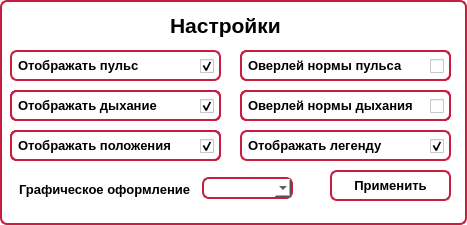
<?xml version="1.0" encoding="UTF-8"?>
<ui version="4.0">
 <class>Settings</class>
 <widget class="QWidget" name="Settings">
  <property name="geometry">
   <rect>
    <x>0</x>
    <y>0</y>
    <width>467</width>
    <height>225</height>
   </rect>
  </property>
  <property name="font">
   <font>
    <pointsize>14</pointsize>
    <weight>75</weight>
    <bold>true</bold>
   </font>
  </property>
  <property name="windowTitle">
   <string>Form</string>
  </property>
  <property name="styleSheet">
   <string notr="true">background-color: rgb(255, 255, 255);
color: rgb(0, 0, 0);
                          border-style: inset;
                          border-style: outset;
                          border-width: 1px;
                           border: 2px solid #c61e40;
                          border-radius: 7px;
                         
                
</string>
  </property>
  <widget class="QLabel" name="label">
   <property name="geometry">
    <rect>
     <x>170</x>
     <y>10</y>
     <width>151</width>
     <height>31</height>
    </rect>
   </property>
   <property name="font">
    <font>
     <pointsize>16</pointsize>
     <weight>75</weight>
     <bold>true</bold>
    </font>
   </property>
   <property name="styleSheet">
    <string notr="true"> border-width: 0px;</string>
   </property>
   <property name="text">
    <string>Настройки</string>
   </property>
  </widget>
  <widget class="QGroupBox" name="groupBox">
   <property name="geometry">
    <rect>
     <x>10</x>
     <y>50</y>
     <width>211</width>
     <height>31</height>
    </rect>
   </property>
   <property name="title">
    <string/>
   </property>
   <widget class="QCheckBox" name="pulseBox">
    <property name="geometry">
     <rect>
      <x>190</x>
      <y>7</y>
      <width>16</width>
      <height>19</height>
     </rect>
    </property>
    <property name="styleSheet">
     <string notr="true"> border-width: 0px;</string>
    </property>
    <property name="text">
     <string/>
    </property>
    <property name="checked">
     <bool>true</bool>
    </property>
    <property name="tristate">
     <bool>true</bool>
    </property>
   </widget>
   <widget class="QLabel" name="label_2">
    <property name="geometry">
     <rect>
      <x>8</x>
      <y>5</y>
      <width>171</width>
      <height>20</height>
     </rect>
    </property>
    <property name="font">
     <font>
      <pointsize>10</pointsize>
      <weight>75</weight>
      <bold>true</bold>
     </font>
    </property>
    <property name="styleSheet">
     <string notr="true">  border-width: 0px;</string>
    </property>
    <property name="text">
     <string>Отображать пульс</string>
    </property>
   </widget>
  </widget>
  <widget class="QGroupBox" name="groupBox_5">
   <property name="geometry">
    <rect>
     <x>240</x>
     <y>50</y>
     <width>211</width>
     <height>31</height>
    </rect>
   </property>
   <property name="title">
    <string/>
   </property>
   <widget class="QCheckBox" name="checkBox_6">
    <property name="geometry">
     <rect>
      <x>190</x>
      <y>7</y>
      <width>16</width>
      <height>19</height>
     </rect>
    </property>
    <property name="styleSheet">
     <string notr="true"> border-width: 0px;</string>
    </property>
    <property name="text">
     <string/>
    </property>
   </widget>
   <widget class="QLabel" name="label_6">
    <property name="geometry">
     <rect>
      <x>8</x>
      <y>5</y>
      <width>171</width>
      <height>20</height>
     </rect>
    </property>
    <property name="font">
     <font>
      <pointsize>10</pointsize>
      <weight>75</weight>
      <bold>true</bold>
     </font>
    </property>
    <property name="styleSheet">
     <string notr="true">  border-width: 0px;</string>
    </property>
    <property name="text">
     <string>Оверлей нормы дыхания</string>
    </property>
   </widget>
   <widget class="QGroupBox" name="groupBox_6">
    <property name="geometry">
     <rect>
      <x>0</x>
      <y>0</y>
      <width>211</width>
      <height>31</height>
     </rect>
    </property>
    <property name="title">
     <string/>
    </property>
    <widget class="QCheckBox" name="pulseNorm">
     <property name="geometry">
      <rect>
       <x>190</x>
       <y>7</y>
       <width>16</width>
       <height>19</height>
      </rect>
     </property>
     <property name="styleSheet">
      <string notr="true"> border-width: 0px;</string>
     </property>
     <property name="text">
      <string/>
     </property>
    </widget>
    <widget class="QLabel" name="label_7">
     <property name="geometry">
      <rect>
       <x>8</x>
       <y>5</y>
       <width>171</width>
       <height>20</height>
      </rect>
     </property>
     <property name="font">
      <font>
       <pointsize>10</pointsize>
       <weight>75</weight>
       <bold>true</bold>
      </font>
     </property>
     <property name="styleSheet">
      <string notr="true">  border-width: 0px;</string>
     </property>
     <property name="text">
      <string>Оверлей нормы пульса</string>
     </property>
    </widget>
   </widget>
  </widget>
  <widget class="QGroupBox" name="groupBox_7">
   <property name="geometry">
    <rect>
     <x>240</x>
     <y>90</y>
     <width>211</width>
     <height>31</height>
    </rect>
   </property>
   <property name="title">
    <string/>
   </property>
   <widget class="QCheckBox" name="checkBox_8">
    <property name="geometry">
     <rect>
      <x>190</x>
      <y>7</y>
      <width>16</width>
      <height>19</height>
     </rect>
    </property>
    <property name="styleSheet">
     <string notr="true"> border-width: 0px;</string>
    </property>
    <property name="text">
     <string/>
    </property>
   </widget>
   <widget class="QLabel" name="label_8">
    <property name="geometry">
     <rect>
      <x>8</x>
      <y>5</y>
      <width>171</width>
      <height>20</height>
     </rect>
    </property>
    <property name="font">
     <font>
      <pointsize>10</pointsize>
      <weight>75</weight>
      <bold>true</bold>
     </font>
    </property>
    <property name="styleSheet">
     <string notr="true">  border-width: 0px;</string>
    </property>
    <property name="text">
     <string>Оверлей нормы дыхания</string>
    </property>
   </widget>
   <widget class="QGroupBox" name="groupBox_8">
    <property name="geometry">
     <rect>
      <x>0</x>
      <y>0</y>
      <width>211</width>
      <height>31</height>
     </rect>
    </property>
    <property name="title">
     <string/>
    </property>
    <widget class="QCheckBox" name="checkBox_9">
     <property name="geometry">
      <rect>
       <x>190</x>
       <y>7</y>
       <width>16</width>
       <height>19</height>
      </rect>
     </property>
     <property name="styleSheet">
      <string notr="true"> border-width: 0px;</string>
     </property>
     <property name="text">
      <string/>
     </property>
    </widget>
    <widget class="QLabel" name="label_9">
     <property name="geometry">
      <rect>
       <x>8</x>
       <y>5</y>
       <width>171</width>
       <height>20</height>
      </rect>
     </property>
     <property name="font">
      <font>
       <pointsize>10</pointsize>
       <weight>75</weight>
       <bold>true</bold>
      </font>
     </property>
     <property name="styleSheet">
      <string notr="true">  border-width: 0px;</string>
     </property>
     <property name="text">
      <string>Оверлей нормы дыхания</string>
     </property>
    </widget>
    <widget class="QGroupBox" name="groupBox_9">
     <property name="geometry">
      <rect>
       <x>0</x>
       <y>0</y>
       <width>211</width>
       <height>31</height>
      </rect>
     </property>
     <property name="title">
      <string/>
     </property>
     <widget class="QCheckBox" name="breathNorm">
      <property name="geometry">
       <rect>
        <x>190</x>
        <y>7</y>
        <width>16</width>
        <height>19</height>
       </rect>
      </property>
      <property name="styleSheet">
       <string notr="true"> border-width: 0px;</string>
      </property>
      <property name="text">
       <string/>
      </property>
     </widget>
     <widget class="QLabel" name="label_10">
      <property name="geometry">
       <rect>
        <x>8</x>
        <y>5</y>
        <width>171</width>
        <height>20</height>
       </rect>
      </property>
      <property name="font">
       <font>
        <pointsize>10</pointsize>
        <weight>75</weight>
        <bold>true</bold>
       </font>
      </property>
      <property name="styleSheet">
       <string notr="true">  border-width: 0px;</string>
      </property>
      <property name="text">
       <string>Оверлей нормы дыхания</string>
      </property>
     </widget>
    </widget>
   </widget>
  </widget>
  <widget class="QGroupBox" name="groupBox_10">
   <property name="geometry">
    <rect>
     <x>240</x>
     <y>130</y>
     <width>211</width>
     <height>31</height>
    </rect>
   </property>
   <property name="title">
    <string/>
   </property>
   <widget class="QCheckBox" name="LegendBox">
    <property name="geometry">
     <rect>
      <x>190</x>
      <y>7</y>
      <width>16</width>
      <height>19</height>
     </rect>
    </property>
    <property name="styleSheet">
     <string notr="true"> border-width: 0px;</string>
    </property>
    <property name="text">
     <string/>
    </property>
    <property name="checked">
     <bool>true</bool>
    </property>
   </widget>
   <widget class="QLabel" name="label_11">
    <property name="geometry">
     <rect>
      <x>8</x>
      <y>5</y>
      <width>171</width>
      <height>20</height>
     </rect>
    </property>
    <property name="font">
     <font>
      <pointsize>10</pointsize>
      <weight>75</weight>
      <bold>true</bold>
     </font>
    </property>
    <property name="styleSheet">
     <string notr="true">  border-width: 0px;</string>
    </property>
    <property name="text">
     <string>Отображать легенду</string>
    </property>
   </widget>
  </widget>
  <widget class="QGroupBox" name="groupBox_12">
   <property name="geometry">
    <rect>
     <x>10</x>
     <y>90</y>
     <width>211</width>
     <height>31</height>
    </rect>
   </property>
   <property name="title">
    <string/>
   </property>
   <widget class="QCheckBox" name="checkBox_13">
    <property name="geometry">
     <rect>
      <x>190</x>
      <y>7</y>
      <width>16</width>
      <height>19</height>
     </rect>
    </property>
    <property name="styleSheet">
     <string notr="true"> border-width: 0px;</string>
    </property>
    <property name="text">
     <string/>
    </property>
   </widget>
   <widget class="QLabel" name="label_13">
    <property name="geometry">
     <rect>
      <x>8</x>
      <y>5</y>
      <width>171</width>
      <height>20</height>
     </rect>
    </property>
    <property name="font">
     <font>
      <pointsize>10</pointsize>
      <weight>75</weight>
      <bold>true</bold>
     </font>
    </property>
    <property name="styleSheet">
     <string notr="true">  border-width: 0px;</string>
    </property>
    <property name="text">
     <string>Отображать дыхание</string>
    </property>
   </widget>
   <widget class="QGroupBox" name="groupBox_13">
    <property name="geometry">
     <rect>
      <x>0</x>
      <y>0</y>
      <width>211</width>
      <height>31</height>
     </rect>
    </property>
    <property name="title">
     <string/>
    </property>
    <widget class="QCheckBox" name="checkBox_14">
     <property name="geometry">
      <rect>
       <x>190</x>
       <y>7</y>
       <width>16</width>
       <height>19</height>
      </rect>
     </property>
     <property name="styleSheet">
      <string notr="true"> border-width: 0px;</string>
     </property>
     <property name="text">
      <string/>
     </property>
    </widget>
    <widget class="QLabel" name="label_14">
     <property name="geometry">
      <rect>
       <x>8</x>
       <y>5</y>
       <width>171</width>
       <height>20</height>
      </rect>
     </property>
     <property name="font">
      <font>
       <pointsize>10</pointsize>
       <weight>75</weight>
       <bold>true</bold>
      </font>
     </property>
     <property name="styleSheet">
      <string notr="true">  border-width: 0px;</string>
     </property>
     <property name="text">
      <string>Отображать дыхание</string>
     </property>
    </widget>
    <widget class="QGroupBox" name="groupBox_14">
     <property name="geometry">
      <rect>
       <x>0</x>
       <y>0</y>
       <width>211</width>
       <height>31</height>
      </rect>
     </property>
     <property name="title">
      <string/>
     </property>
     <widget class="QCheckBox" name="breathBox">
      <property name="geometry">
       <rect>
        <x>190</x>
        <y>7</y>
        <width>16</width>
        <height>19</height>
       </rect>
      </property>
      <property name="styleSheet">
       <string notr="true"> border-width: 0px;</string>
      </property>
      <property name="text">
       <string/>
      </property>
      <property name="checked">
       <bool>true</bool>
      </property>
     </widget>
     <widget class="QLabel" name="label_15">
      <property name="geometry">
       <rect>
        <x>8</x>
        <y>5</y>
        <width>171</width>
        <height>20</height>
       </rect>
      </property>
      <property name="font">
       <font>
        <pointsize>10</pointsize>
        <weight>75</weight>
        <bold>true</bold>
       </font>
      </property>
      <property name="styleSheet">
       <string notr="true">  border-width: 0px;</string>
      </property>
      <property name="text">
       <string>Отображать дыхание</string>
      </property>
     </widget>
    </widget>
   </widget>
  </widget>
  <widget class="QGroupBox" name="groupBox_15">
   <property name="geometry">
    <rect>
     <x>10</x>
     <y>130</y>
     <width>211</width>
     <height>31</height>
    </rect>
   </property>
   <property name="title">
    <string/>
   </property>
   <widget class="QCheckBox" name="checkBox_17">
    <property name="geometry">
     <rect>
      <x>190</x>
      <y>7</y>
      <width>16</width>
      <height>19</height>
     </rect>
    </property>
    <property name="styleSheet">
     <string notr="true"> border-width: 0px;</string>
    </property>
    <property name="text">
     <string/>
    </property>
   </widget>
   <widget class="QLabel" name="label_17">
    <property name="geometry">
     <rect>
      <x>8</x>
      <y>5</y>
      <width>171</width>
      <height>20</height>
     </rect>
    </property>
    <property name="font">
     <font>
      <pointsize>10</pointsize>
      <weight>75</weight>
      <bold>true</bold>
     </font>
    </property>
    <property name="styleSheet">
     <string notr="true">  border-width: 0px;</string>
    </property>
    <property name="text">
     <string>Отображать дыхание</string>
    </property>
   </widget>
   <widget class="QGroupBox" name="groupBox_16">
    <property name="geometry">
     <rect>
      <x>0</x>
      <y>0</y>
      <width>211</width>
      <height>31</height>
     </rect>
    </property>
    <property name="title">
     <string/>
    </property>
    <widget class="QCheckBox" name="checkBox_18">
     <property name="geometry">
      <rect>
       <x>190</x>
       <y>7</y>
       <width>16</width>
       <height>19</height>
      </rect>
     </property>
     <property name="styleSheet">
      <string notr="true"> border-width: 0px;</string>
     </property>
     <property name="text">
      <string/>
     </property>
    </widget>
    <widget class="QLabel" name="label_18">
     <property name="geometry">
      <rect>
       <x>8</x>
       <y>5</y>
       <width>171</width>
       <height>20</height>
      </rect>
     </property>
     <property name="font">
      <font>
       <pointsize>10</pointsize>
       <weight>75</weight>
       <bold>true</bold>
      </font>
     </property>
     <property name="styleSheet">
      <string notr="true">  border-width: 0px;</string>
     </property>
     <property name="text">
      <string>Отображать дыхание</string>
     </property>
    </widget>
    <widget class="QGroupBox" name="groupBox_17">
     <property name="geometry">
      <rect>
       <x>0</x>
       <y>0</y>
       <width>211</width>
       <height>31</height>
      </rect>
     </property>
     <property name="title">
      <string/>
     </property>
     <widget class="QCheckBox" name="positionBox">
      <property name="geometry">
       <rect>
        <x>190</x>
        <y>7</y>
        <width>16</width>
        <height>19</height>
       </rect>
      </property>
      <property name="styleSheet">
       <string notr="true"> border-width: 0px;</string>
      </property>
      <property name="text">
       <string/>
      </property>
      <property name="checked">
       <bool>true</bool>
      </property>
     </widget>
     <widget class="QLabel" name="label_19">
      <property name="geometry">
       <rect>
        <x>8</x>
        <y>5</y>
        <width>171</width>
        <height>20</height>
       </rect>
      </property>
      <property name="font">
       <font>
        <pointsize>10</pointsize>
        <weight>75</weight>
        <bold>true</bold>
       </font>
      </property>
      <property name="styleSheet">
       <string notr="true">  border-width: 0px;</string>
      </property>
      <property name="text">
       <string>Отображать положения</string>
      </property>
     </widget>
    </widget>
   </widget>
  </widget>
  <widget class="QPushButton" name="pushButton">
   <property name="geometry">
    <rect>
     <x>330</x>
     <y>170</y>
     <width>121</width>
     <height>31</height>
    </rect>
   </property>
   <property name="font">
    <font>
     <pointsize>10</pointsize>
     <weight>75</weight>
     <bold>true</bold>
    </font>
   </property>
   <property name="text">
    <string>Применить</string>
   </property>
  </widget>
  <widget class="QLabel" name="label_3">
   <property name="geometry">
    <rect>
     <x>19</x>
     <y>182</y>
     <width>181</width>
     <height>16</height>
    </rect>
   </property>
   <property name="font">
    <font>
     <pointsize>10</pointsize>
     <weight>75</weight>
     <bold>true</bold>
    </font>
   </property>
   <property name="styleSheet">
    <string notr="true">   border-width: 0px;</string>
   </property>
   <property name="text">
    <string>&lt;html&gt;&lt;head/&gt;&lt;body&gt;&lt;p&gt;Графическое оформление&lt;/p&gt;&lt;/body&gt;&lt;/html&gt;</string>
   </property>
  </widget>
  <widget class="QComboBox" name="themeComboBox">
   <property name="geometry">
    <rect>
     <x>202</x>
     <y>177</y>
     <width>91</width>
     <height>22</height>
    </rect>
   </property>
  </widget>
 </widget>
 <resources/>
 <connections/>
</ui>
